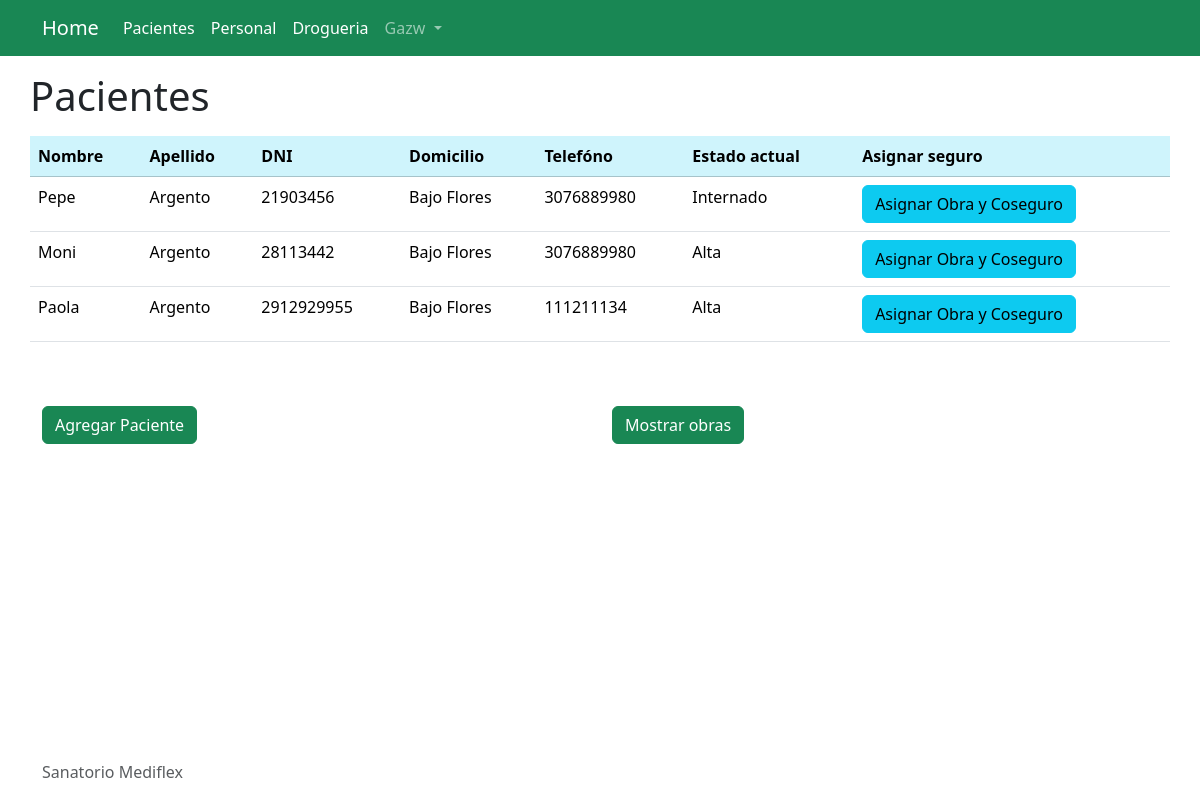
/gestion_internaciones/pacientes/ (signed in), run on an earlier commit of the app's database.
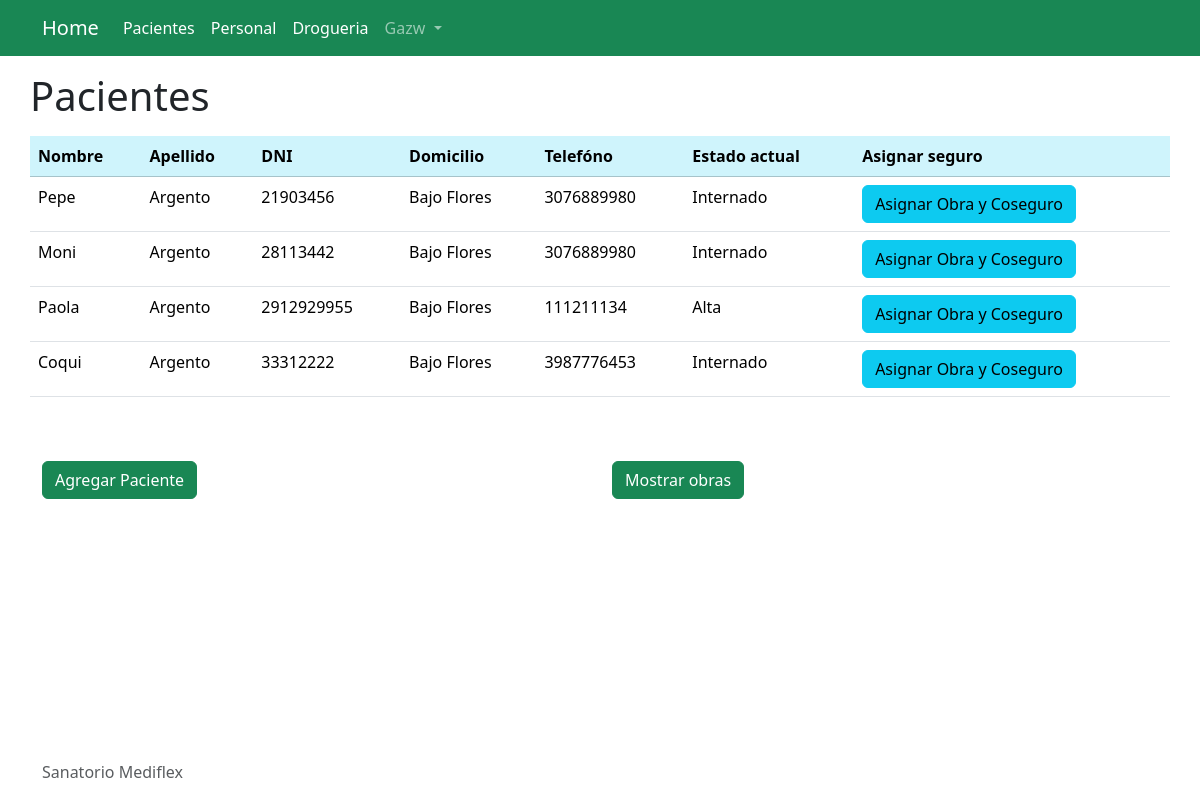
And on a later commit of the database.
### gestion_internaciones/models.py (models this page shows, shortened)
class Pacientes(models.Model):
    nombre_pac = models.CharField(max_length=30)
    apellido_pac = models.CharField(max_length=15)
    dni_pac = models.CharField(max_length=10)
    domicilio_pac = models.CharField(max_length=50)
    telefono_pac = models.CharField(max_length=12)
    estados_choices = [('1','Internado'),
    ('2', 'Alta'),
    ('3', 'Fallecido')]
    estado_pac = models.CharField(
        max_length=10,
        choices=estados_choices, default='Espera'
    )

### gestion_internaciones/views.py (the view)
# urls.py: path('pacientes/', views.listapacientes, name='listapacientes'),
@login_required
def listapacientes (request):
    pacientes = Pacientes.objects.all()
    context = {
        'pacientes': pacientes,
    }
    return render(request, 'pacientes.html', context)

### gestion_internaciones/templates/pacientes.html (shortened to what this page needs)
{% extends "base.html" %}
{% block content %}
<div class="mt-3">
    <h1 class="row justify-content-left">Pacientes</h1>
</div>
<div class="row justify-content-center mt-3">
    <table class="table">
            <tr class="table-info">
                <th>Nombre</th>
                <th>Apellido</th>
                <th>DNI</th>
                <th>Domicilio</th>
                <th>Telefóno</th>
                <th>Estado actual</th>
                <th>Asignar seguro</th>
            </tr>
            {% for i in pacientes %}
            <tr>
                <td>{{ i.nombre_pac }}</td>
                <td>{{ i.apellido_pac }}</td>
                <td>{{ i.dni_pac }}</td>
                <td>{{ i.domicilio_pac }}</td>
                <td>{{ i.telefono_pac }}</td>
                <td>{{ i.get_estado_pac_display }}</td>
                <td>
                    <a href="{% url 'asignarObra' i.id %}">
                    <button class="btn btn-info">Asignar Obra y Coseguro</button>
                </a>
            </td>
            </tr>
            {% endfor %}
    </table>
</div>
<div class="mt-5 row">
    <a href="{% url 'agregarpaciente' %}" class="col">
        <button class="btn btn-success">Agregar Paciente</button>
    </a>
    <a href="{% url 'obras' %}" class="col">
        <button class="btn btn-success">Mostrar obras</button>
    </a>
</div>
{% endblock %}

What changed in the data, as far as the page shows it:
changed Pacientes "Moni": estado_pac "Alta" → "Internado"
added Pacientes: nombre_pac "Coqui", apellido_pac "Argento", dni_pac "33312222", domicilio_pac "Bajo Flores", telefono_pac "3987776453", estado_pac "Internado"
